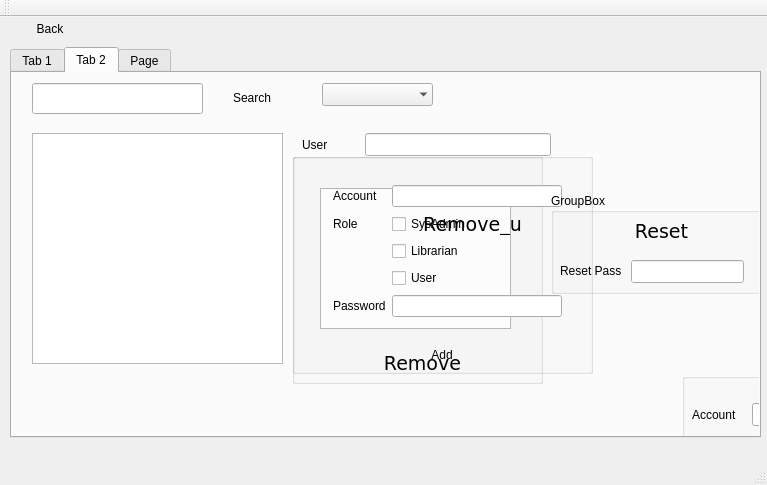
<?xml version="1.0" encoding="UTF-8"?>
<ui version="4.0">
 <class>Account_management</class>
 <widget class="QMainWindow" name="Account_management">
  <property name="geometry">
   <rect>
    <x>0</x>
    <y>0</y>
    <width>767</width>
    <height>485</height>
   </rect>
  </property>
  <property name="windowTitle">
   <string>Account_management</string>
  </property>
  <widget class="QWidget" name="centralWidget">
   <widget class="QTabWidget" name="tabWidget">
    <property name="geometry">
     <rect>
      <x>10</x>
      <y>30</y>
      <width>751</width>
      <height>391</height>
     </rect>
    </property>
    <property name="currentIndex">
     <number>1</number>
    </property>
    <widget class="QWidget" name="tab">
     <attribute name="title">
      <string>Tab 1</string>
     </attribute>
     <widget class="QWidget" name="layoutWidget">
      <property name="geometry">
       <rect>
        <x>140</x>
        <y>50</y>
        <width>501</width>
        <height>211</height>
       </rect>
      </property>
      <layout class="QGridLayout" name="gridLayout">
       <item row="1" column="0">
        <widget class="QLabel" name="label_3">
         <property name="text">
          <string>Email</string>
         </property>
        </widget>
       </item>
       <item row="3" column="0">
        <widget class="QLabel" name="label_5">
         <property name="text">
          <string>Date Of Birth</string>
         </property>
        </widget>
       </item>
       <item row="0" column="0">
        <widget class="QLabel" name="label">
         <property name="text">
          <string>Full Name</string>
         </property>
        </widget>
       </item>
       <item row="2" column="0">
        <widget class="QLabel" name="label_6">
         <property name="text">
          <string>ID number</string>
         </property>
        </widget>
       </item>
       <item row="0" column="1">
        <widget class="QLineEdit" name="name"/>
       </item>
       <item row="1" column="1">
        <widget class="QLineEdit" name="mailbox"/>
       </item>
       <item row="2" column="1">
        <widget class="QLineEdit" name="ID"/>
       </item>
       <item row="3" column="1">
        <widget class="QDateEdit" name="dateEdit">
         <property name="displayFormat">
          <string>dd/MM/yyyy</string>
         </property>
        </widget>
       </item>
       <item row="4" column="0">
        <widget class="QLabel" name="label_7">
         <property name="text">
          <string>Occupation</string>
         </property>
        </widget>
       </item>
       <item row="4" column="1">
        <widget class="QLineEdit" name="occu"/>
       </item>
      </layout>
     </widget>
     <widget class="QPushButton" name="Register">
      <property name="geometry">
       <rect>
        <x>350</x>
        <y>290</y>
        <width>80</width>
        <height>23</height>
       </rect>
      </property>
      <property name="font">
       <font>
        <family>DejaVu Sans</family>
        <pointsize>14</pointsize>
       </font>
      </property>
      <property name="text">
       <string>Register</string>
      </property>
      <property name="flat">
       <bool>true</bool>
      </property>
     </widget>
    </widget>
    <widget class="QWidget" name="tab_2">
     <attribute name="title">
      <string>Tab 2</string>
     </attribute>
     <widget class="QListWidget" name="Username_list">
      <property name="geometry">
       <rect>
        <x>20</x>
        <y>60</y>
        <width>251</width>
        <height>231</height>
       </rect>
      </property>
     </widget>
     <widget class="QLineEdit" name="Search_Box">
      <property name="geometry">
       <rect>
        <x>20</x>
        <y>10</y>
        <width>171</width>
        <height>31</height>
       </rect>
      </property>
     </widget>
     <widget class="QPushButton" name="search">
      <property name="geometry">
       <rect>
        <x>200</x>
        <y>13</y>
        <width>80</width>
        <height>23</height>
       </rect>
      </property>
      <property name="text">
       <string>Search</string>
      </property>
      <property name="flat">
       <bool>true</bool>
      </property>
     </widget>
     <widget class="QComboBox" name="option">
      <property name="geometry">
       <rect>
        <x>310</x>
        <y>10</y>
        <width>111</width>
        <height>23</height>
       </rect>
      </property>
      <property name="frame">
       <bool>false</bool>
      </property>
     </widget>
     <widget class="QLabel" name="label_9">
      <property name="geometry">
       <rect>
        <x>290</x>
        <y>60</y>
        <width>57</width>
        <height>23</height>
       </rect>
      </property>
      <property name="text">
       <string>User</string>
      </property>
     </widget>
     <widget class="QLineEdit" name="user">
      <property name="geometry">
       <rect>
        <x>353</x>
        <y>60</y>
        <width>186</width>
        <height>23</height>
       </rect>
      </property>
     </widget>
     <widget class="QGroupBox" name="remove_box">
      <property name="geometry">
       <rect>
        <x>280</x>
        <y>80</y>
        <width>251</width>
        <height>231</height>
       </rect>
      </property>
      <property name="title">
       <string/>
      </property>
      <widget class="QPushButton" name="remove">
       <property name="geometry">
        <rect>
         <x>70</x>
         <y>200</y>
         <width>121</width>
         <height>21</height>
        </rect>
       </property>
       <property name="font">
        <font>
         <family>DejaVu Sans</family>
         <pointsize>14</pointsize>
        </font>
       </property>
       <property name="text">
        <string>Remove</string>
       </property>
       <property name="flat">
        <bool>true</bool>
       </property>
      </widget>
      <widget class="QListWidget" name="acc_list">
       <property name="geometry">
        <rect>
         <x>28</x>
         <y>35</y>
         <width>191</width>
         <height>141</height>
        </rect>
       </property>
      </widget>
     </widget>
     <widget class="QGroupBox" name="add_box">
      <property name="geometry">
       <rect>
        <x>280</x>
        <y>80</y>
        <width>301</width>
        <height>221</height>
       </rect>
      </property>
      <property name="title">
       <string/>
      </property>
      <widget class="QWidget" name="layoutWidget_2">
       <property name="geometry">
        <rect>
         <x>30</x>
         <y>20</y>
         <width>251</width>
         <height>161</height>
        </rect>
       </property>
       <layout class="QGridLayout" name="gridLayout_2">
        <item row="3" column="2">
         <widget class="QCheckBox" name="user_2">
          <property name="text">
           <string>User</string>
          </property>
         </widget>
        </item>
        <item row="0" column="0">
         <widget class="QLabel" name="label_2">
          <property name="text">
           <string>Account</string>
          </property>
         </widget>
        </item>
        <item row="4" column="2">
         <widget class="QLineEdit" name="pass"/>
        </item>
        <item row="0" column="2">
         <widget class="QLineEdit" name="Account"/>
        </item>
        <item row="4" column="0">
         <widget class="QLabel" name="label_8">
          <property name="text">
           <string>Password</string>
          </property>
         </widget>
        </item>
        <item row="1" column="2">
         <widget class="QCheckBox" name="sysadmin">
          <property name="text">
           <string>SysAdmin</string>
          </property>
         </widget>
        </item>
        <item row="2" column="2">
         <widget class="QCheckBox" name="lib">
          <property name="text">
           <string>Librarian</string>
          </property>
         </widget>
        </item>
        <item row="1" column="0">
         <widget class="QLabel" name="label_4">
          <property name="text">
           <string>Role</string>
          </property>
         </widget>
        </item>
       </layout>
      </widget>
      <widget class="QPushButton" name="add">
       <property name="geometry">
        <rect>
         <x>110</x>
         <y>190</y>
         <width>80</width>
         <height>23</height>
        </rect>
       </property>
       <property name="text">
        <string>Add</string>
       </property>
       <property name="flat">
        <bool>true</bool>
       </property>
      </widget>
     </widget>
     <widget class="QPushButton" name="Remove_u">
      <property name="geometry">
       <rect>
        <x>380</x>
        <y>140</y>
        <width>161</width>
        <height>23</height>
       </rect>
      </property>
      <property name="font">
       <font>
        <family>DejaVu Sans</family>
        <pointsize>14</pointsize>
       </font>
      </property>
      <property name="text">
       <string>Remove_u</string>
      </property>
      <property name="flat">
       <bool>true</bool>
      </property>
     </widget>
     <widget class="QGroupBox" name="pass_ed">
      <property name="geometry">
       <rect>
        <x>670</x>
        <y>300</y>
        <width>211</width>
        <height>171</height>
       </rect>
      </property>
      <property name="title">
       <string/>
      </property>
      <widget class="QLabel" name="label_11">
       <property name="geometry">
        <rect>
         <x>10</x>
         <y>30</y>
         <width>57</width>
         <height>23</height>
        </rect>
       </property>
       <property name="text">
        <string>Account</string>
       </property>
      </widget>
      <widget class="QLineEdit" name="new_p">
       <property name="geometry">
        <rect>
         <x>70</x>
         <y>110</y>
         <width>131</width>
         <height>23</height>
        </rect>
       </property>
      </widget>
      <widget class="QLineEdit" name="Account_edit">
       <property name="geometry">
        <rect>
         <x>70</x>
         <y>30</y>
         <width>131</width>
         <height>23</height>
        </rect>
       </property>
      </widget>
      <widget class="QLineEdit" name="old_p">
       <property name="geometry">
        <rect>
         <x>70</x>
         <y>70</y>
         <width>131</width>
         <height>23</height>
        </rect>
       </property>
      </widget>
      <widget class="QLabel" name="label_12">
       <property name="geometry">
        <rect>
         <x>10</x>
         <y>110</y>
         <width>57</width>
         <height>23</height>
        </rect>
       </property>
       <property name="text">
        <string>New Pass</string>
       </property>
      </widget>
      <widget class="QLabel" name="label_10">
       <property name="geometry">
        <rect>
         <x>10</x>
         <y>70</y>
         <width>57</width>
         <height>23</height>
        </rect>
       </property>
       <property name="text">
        <string>Old Pass</string>
       </property>
      </widget>
      <widget class="QPushButton" name="change_pas">
       <property name="geometry">
        <rect>
         <x>90</x>
         <y>140</y>
         <width>81</width>
         <height>21</height>
        </rect>
       </property>
       <property name="font">
        <font>
         <family>DejaVu Sans</family>
         <pointsize>14</pointsize>
        </font>
       </property>
       <property name="text">
        <string>Edit</string>
       </property>
       <property name="flat">
        <bool>true</bool>
       </property>
      </widget>
     </widget>
     <widget class="QGroupBox" name="reset_box">
      <property name="geometry">
       <rect>
        <x>539</x>
        <y>120</y>
        <width>211</width>
        <height>101</height>
       </rect>
      </property>
      <property name="title">
       <string>GroupBox</string>
      </property>
      <widget class="QLabel" name="label_16">
       <property name="geometry">
        <rect>
         <x>9</x>
         <y>70</y>
         <width>81</width>
         <height>16</height>
        </rect>
       </property>
       <property name="text">
        <string>Reset Pass</string>
       </property>
      </widget>
      <widget class="QPushButton" name="reset_pwd">
       <property name="geometry">
        <rect>
         <x>30</x>
         <y>27</y>
         <width>161</width>
         <height>23</height>
        </rect>
       </property>
       <property name="font">
        <font>
         <family>DejaVu Sans</family>
         <pointsize>14</pointsize>
        </font>
       </property>
       <property name="text">
        <string>Reset</string>
       </property>
       <property name="flat">
        <bool>true</bool>
       </property>
      </widget>
      <widget class="QLineEdit" name="reset_pw_box">
       <property name="geometry">
        <rect>
         <x>80</x>
         <y>67</y>
         <width>113</width>
         <height>23</height>
        </rect>
       </property>
      </widget>
     </widget>
    </widget>
    <widget class="QWidget" name="tab_3">
     <attribute name="title">
      <string>Page</string>
     </attribute>
     <widget class="QGroupBox" name="pass_ed_user">
      <property name="geometry">
       <rect>
        <x>390</x>
        <y>30</y>
        <width>321</width>
        <height>241</height>
       </rect>
      </property>
      <property name="title">
       <string/>
      </property>
      <layout class="QGridLayout" name="gridLayout_3">
       <item row="2" column="1">
        <widget class="QLineEdit" name="new_p_user"/>
       </item>
       <item row="0" column="0">
        <widget class="QLabel" name="label_13">
         <property name="text">
          <string>Account</string>
         </property>
        </widget>
       </item>
       <item row="0" column="1">
        <widget class="QLineEdit" name="Account_edit_user"/>
       </item>
       <item row="1" column="0">
        <widget class="QLabel" name="label_15">
         <property name="text">
          <string>Old Pass</string>
         </property>
        </widget>
       </item>
       <item row="1" column="1">
        <widget class="QLineEdit" name="old_p_user"/>
       </item>
       <item row="2" column="0">
        <widget class="QLabel" name="label_14">
         <property name="text">
          <string>New Pass</string>
         </property>
        </widget>
       </item>
       <item row="3" column="1">
        <widget class="QPushButton" name="edit_user_pass">
         <property name="font">
          <font>
           <family>DejaVu Sans</family>
           <pointsize>14</pointsize>
          </font>
         </property>
         <property name="text">
          <string>Edit</string>
         </property>
         <property name="flat">
          <bool>true</bool>
         </property>
        </widget>
       </item>
      </layout>
     </widget>
     <widget class="QLabel" name="user_userp">
      <property name="geometry">
       <rect>
        <x>40</x>
        <y>60</y>
        <width>41</width>
        <height>21</height>
       </rect>
      </property>
      <property name="text">
       <string>User</string>
      </property>
     </widget>
     <widget class="QLineEdit" name="user_name_up">
      <property name="geometry">
       <rect>
        <x>120</x>
        <y>60</y>
        <width>171</width>
        <height>23</height>
       </rect>
      </property>
     </widget>
     <widget class="QLineEdit" name="account_up">
      <property name="geometry">
       <rect>
        <x>120</x>
        <y>260</y>
        <width>171</width>
        <height>23</height>
       </rect>
      </property>
     </widget>
     <widget class="QLabel" name="user_userp_2">
      <property name="geometry">
       <rect>
        <x>40</x>
        <y>260</y>
        <width>61</width>
        <height>21</height>
       </rect>
      </property>
      <property name="text">
       <string>Account</string>
      </property>
     </widget>
     <widget class="QLineEdit" name="user_mail_up">
      <property name="geometry">
       <rect>
        <x>120</x>
        <y>140</y>
        <width>171</width>
        <height>23</height>
       </rect>
      </property>
     </widget>
     <widget class="QLabel" name="user_userp_3">
      <property name="geometry">
       <rect>
        <x>40</x>
        <y>140</y>
        <width>41</width>
        <height>21</height>
       </rect>
      </property>
      <property name="text">
       <string>Email</string>
      </property>
     </widget>
     <widget class="QLineEdit" name="user_pro_up">
      <property name="geometry">
       <rect>
        <x>120</x>
        <y>180</y>
        <width>171</width>
        <height>23</height>
       </rect>
      </property>
     </widget>
     <widget class="QLabel" name="user_userp_4">
      <property name="geometry">
       <rect>
        <x>40</x>
        <y>180</y>
        <width>61</width>
        <height>21</height>
       </rect>
      </property>
      <property name="text">
       <string>Profession</string>
      </property>
     </widget>
     <widget class="QLabel" name="user_userp_5">
      <property name="geometry">
       <rect>
        <x>40</x>
        <y>220</y>
        <width>41</width>
        <height>21</height>
       </rect>
      </property>
      <property name="text">
       <string>Dob</string>
      </property>
     </widget>
     <widget class="QLabel" name="statusbox">
      <property name="geometry">
       <rect>
        <x>20</x>
        <y>260</y>
        <width>111</width>
        <height>21</height>
       </rect>
      </property>
      <property name="text">
       <string/>
      </property>
     </widget>
     <widget class="QDateEdit" name="dateEdit_up">
      <property name="geometry">
       <rect>
        <x>120</x>
        <y>220</y>
        <width>110</width>
        <height>24</height>
       </rect>
      </property>
     </widget>
     <widget class="QLabel" name="user_userp_6">
      <property name="geometry">
       <rect>
        <x>40</x>
        <y>100</y>
        <width>41</width>
        <height>21</height>
       </rect>
      </property>
      <property name="text">
       <string>ID</string>
      </property>
     </widget>
     <widget class="QLineEdit" name="user_id_up">
      <property name="geometry">
       <rect>
        <x>120</x>
        <y>100</y>
        <width>171</width>
        <height>23</height>
       </rect>
      </property>
     </widget>
    </widget>
   </widget>
   <widget class="QPushButton" name="back">
    <property name="geometry">
     <rect>
      <x>10</x>
      <y>0</y>
      <width>80</width>
      <height>23</height>
     </rect>
    </property>
    <property name="text">
     <string>Back</string>
    </property>
    <property name="flat">
     <bool>true</bool>
    </property>
   </widget>
  </widget>
  <widget class="QMenuBar" name="menuBar">
   <property name="geometry">
    <rect>
     <x>0</x>
     <y>0</y>
     <width>767</width>
     <height>20</height>
    </rect>
   </property>
  </widget>
  <widget class="QToolBar" name="mainToolBar">
   <attribute name="toolBarArea">
    <enum>TopToolBarArea</enum>
   </attribute>
   <attribute name="toolBarBreak">
    <bool>false</bool>
   </attribute>
  </widget>
  <widget class="QStatusBar" name="statusBar"/>
 </widget>
 <layoutdefault spacing="6" margin="11"/>
 <tabstops>
  <tabstop>tabWidget</tabstop>
  <tabstop>Search_Box</tabstop>
  <tabstop>search</tabstop>
  <tabstop>Username_list</tabstop>
  <tabstop>user</tabstop>
  <tabstop>acc_list</tabstop>
  <tabstop>Account</tabstop>
  <tabstop>sysadmin</tabstop>
  <tabstop>lib</tabstop>
  <tabstop>user_2</tabstop>
  <tabstop>pass</tabstop>
  <tabstop>add</tabstop>
  <tabstop>remove</tabstop>
  <tabstop>option</tabstop>
  <tabstop>name</tabstop>
  <tabstop>mailbox</tabstop>
  <tabstop>ID</tabstop>
  <tabstop>dateEdit</tabstop>
  <tabstop>occu</tabstop>
  <tabstop>Register</tabstop>
 </tabstops>
 <resources/>
 <connections/>
</ui>
